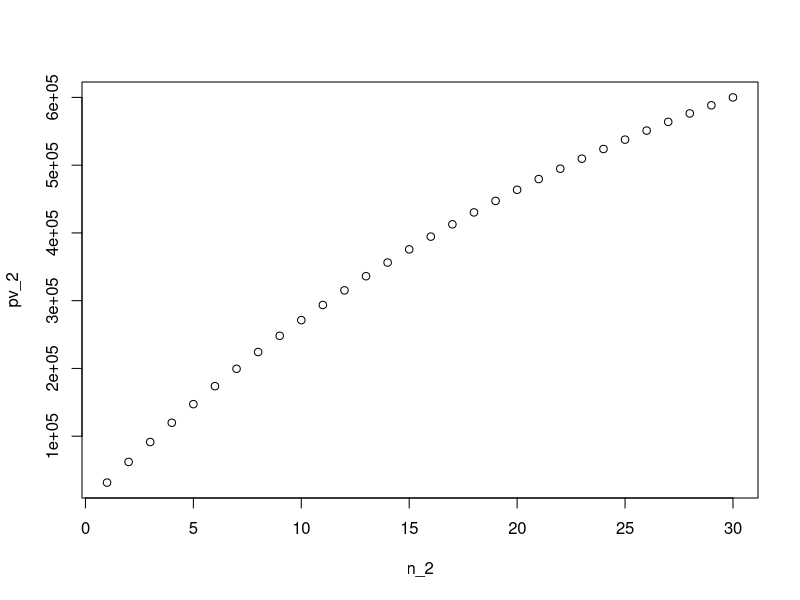

Source code (R):
##Q2

### a.

## The interest of interest offset account is an additional repayment to the loan, so the amount of Scott's repayment 
## (not including the portion from the interest offset account) should be the same as the installment solved in Question 1, which is $32622.8.

###b
##In the final year of payment, Scott can use the balance of 100 000 dollars in the interest offset account to pay the remaining principal. 
##Therefore, the actual present value of the loan can be considered as 500 000 dollars while the annual repayment and the interest rate remain unchanged.

##As shown in the plot of the loan term and the PV of the loan, 
##they are positively related. The repayment period should be less than the original 30 years when the loan principal reduces to 500 000 dollars. 

p<-32622.8;n=30;i<-0.035;loan<-600000

loan_2<-500000
n_2<-c(1:30)
pv_2<-p*(1-(1+i)^(-n_2))/i
plot(n_2,pv_2)

##Let $l$ be the final smaller payment.
##When the intersts from offset acount are used to pay the loan, the perod of repayment is approximately 22.3 years.

f_2a<-function(n){p*(1-(1+i)^(-n))/i-loan_2}
uniroot(f_2a,c(1,30))  

##The final smaller repayment $l$ is given by$$500000=p\frac{1-v^{22}}{i}+lv^{23},\qquad v=\frac{1}{1+i}$$
##The final smaller repayment is $11484.86.

f_2b<-function(l){p*(1-(1+i)^(-22))/i+l*(1+i)^(-23)-loan_2}
uniroot(f_2b,c(0,32622))
